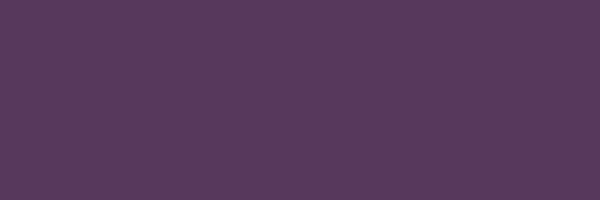
Frame 1 (no input)
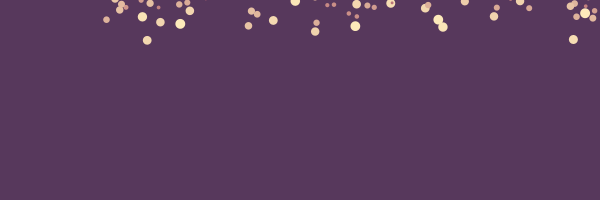
Frame 60 (the mouse pressed at the canvas centre just before this capture)
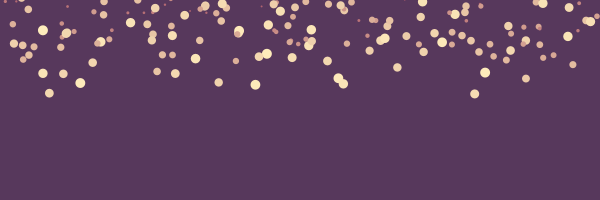
Frame 120 (the mouse held since frame 60 and released just before this capture)

The Processing sketch that drew these frames (run headless with seeded random() and noise(); from frame 60 on, the mouse is pressed at the canvas centre):

// Processing sketch: build
// ── build.pde
// Processes - Day 111
// Prayash Thapa - April 20, 2016

PVector [] particles = new PVector [1000];

// ************************************************************************************

void setup() {
  size(600, 200);

  for(int i = 0; i < particles.length; i++) {
    particles[i] = new PVector(random(width), random(-2 * height, -10), random(1, 10));
  }
}

// ************************************************************************************

void draw() {
  background(#57385c);
  fill(255); noStroke();
  float translation = map(abs(mouseX - width/2), 0, width/2, 0, 100);

  for (PVector particle : particles) {
    fill(lerpColor(#ffedbc, #a75265, map(particle.z, 1, 10, 1, 0)));
    ellipse(particle.x + translation * sin(map(particle.z, 1, 10, 0, PI/2)), particle.y, particle.z, particle.z);

    particle.y = particle.y + map(particle.z, 1, 10, 0.1, 1);
    if(particle.y > height) particle = new PVector(random(width), random(-height, -10), random(1, 10));
  }
}
